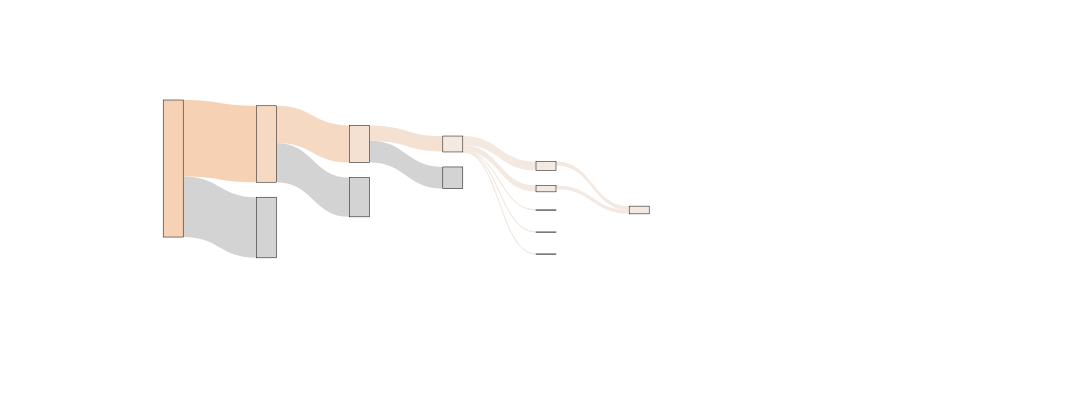

The cell this chart's notebook holds for it:
### Code cell
fig = go.Figure(data=[go.Sankey(
    node = dict(
      x=[0.1, 0.2, 0.2, 0.3, 0.3, 0.4, 0.4, 0.5, 0.5, 0.6, 0.5, 0.5, 0.5],
      y=[0.1, 0.2, 0.3, 0.2, 0.3, 0.2, 0.3, 0.3, 0.4, 0.5, 0.5, 0.6, 0.7],
      pad = 15,
      thickness = 20,
      line = dict(color = "black", width = 0.5),
      label = ["","","","","","","","","","","","",""],
        #label = ["2,287,019", #0
        #       "1,275,471", #1
        #       "drop [1,011,548]", #2
        #       "620,656", #3
        #       "drop [654,815]", #4
        #       "257,266", #5
        #       "drop [363,390]", #6
        #       "geolocated: 147,696", #7
        #       "biodiv: 107,313", #8
        #       "geo&bio: 64,447", #9
        #       "cost: 4,992", #10
        #       "equity: 2,670", #11
        #       "IPLC: 3,045"], #12
      #label = ["search: 2,287,019", #0
      #         "filter: 1,275,471", #1
      #         "drop [1,011,548]", #2
      #         "categorize: 620,656", #3
      #         "drop [654,815]", #4
      #         "relevant: 257,266", #5
      #         "drop [363,390]", #6
      #         "geolocated: 147,696", #7
      #         "biodiv: 107,313", #8
      #         "geo&bio: 64,447", #9
      #         "cost: 4,992", #10
      #         "equity: 2,670", #11
      #         "IPLC: 3,045"], #12
      color = [sankey_colors[-1], 
               sankey_colors[-2], 
               "lightgray", 
               sankey_colors[-3], 
               "lightgray", 
               sankey_colors[-4], 
               "lightgray", 
               sankey_colors[-4], 
               sankey_colors[-4], 
               sankey_colors[-4], 
               sankey_colors[-4], 
               sankey_colors[-4], 
               sankey_colors[-4], 
               sankey_colors[-4]]
    ),
    arrangement='snap',
    link = dict(
        source = [0, 0, 1, 1, 3, 3, 5, 5, 5, 5, 5, 7, 8],
        target = [1, 2, 3, 4, 5, 6, 7, 8, 10, 11, 12, 9, 9],
      value = [1275471, 
               1011548, 
               620656,
               654815,
               257266,
               363390, 
               147696, 
               107313, 
               4992, 
               2670, 
               3045, 
               64447, 
               64447],
        color = [sankey_colors[-1], 
                 "lightgray", 
                 sankey_colors[-2], 
                 "lightgray", 
                 sankey_colors[-3], 
                 'lightgray', 
                 sankey_colors[-4], 
                 sankey_colors[-4], 
                 sankey_colors[-4], 
                 sankey_colors[-4], 
                 sankey_colors[-4], 
                 sankey_colors[-4], 
                 sankey_colors[-4]]
  ))])

fig.update_layout(font_size=10, width=2400, height=400)
#fig.show()

fig.write_image("sankey_detailted_no_label_at_all.png")
fig.write_image("sankey_detailted_no_label_at_all.pdf")

fig.show(post_script=[js])

### Figure 1 — Plotly figure (JSON) as saved in the notebook; plotly's stock layout.template omitted (floating-point values rounded to 4 significant figures)
{"data": [{"arrangement": "snap", "link": {"color": ["#f7d1b3", "lightgray", "#f6d9c2", "lightgray", "#f5e1d1", "lightgray", "#f4e9e0", "#f4e9e0", "#f4e9e0", "#f4e9e0", "#f4e9e0", "#f4e9e0", "#f4e9e0"], "source": [0, 0, 1, 1, 3, 3, 5, 5, 5, 5, 5, 7, 8], "target": [1, 2, 3, 4, 5, 6, 7, 8, 10, 11, 12, 9, 9], "value": [1275471, 1011548, 620656, 654815, 257266, 363390, 147696, 107313, 4992, 2670, 3045, 64447, 64447]}, "node": {"color": ["#f7d1b3", "#f6d9c2", "lightgray", "#f5e1d1", "lightgray", "#f4e9e0", "lightgray", "#f4e9e0", "#f4e9e0", "#f4e9e0", "#f4e9e0", "#f4e9e0", "#f4e9e0", "#f4e9e0"], "label": ["", "", "", "", "", "", "", "", "", "", "", "", ""], "line": {"color": "black", "width": 0.5}, "pad": 15, "thickness": 20, "x": [0.1, 0.2, 0.2, 0.3, 0.3, 0.4, 0.4, 0.5, 0.5, 0.6, 0.5, 0.5, 0.5], "y": [0.1, 0.2, 0.3, 0.2, 0.3, 0.2, 0.3, 0.3, 0.4, 0.5, 0.5, 0.6, 0.7]}, "type": "sankey"}], "layout": {"font": {"size": 10}, "height": 400, "width": 2400}}
